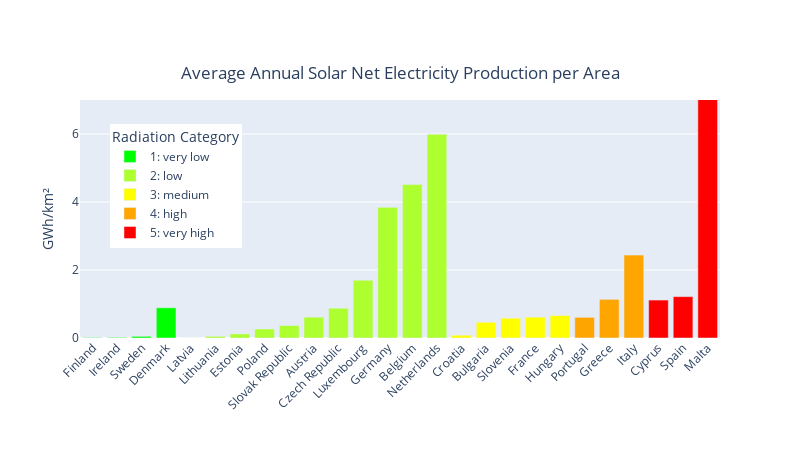

Write notebook code for a chart like this one.
### Markdown cell above
In order to investigate the above findings further, the following figure shows the same data without category aggregation, but separately for each country. It ca be seen, that the "low"-radiation countries' solar electricity production rates are dominated by three countries: Netherlands, Belgium and Germany. Each one of these show a higher rate than the "very high"-radiation countries Spain and Cyprus. In the "very low"-radiation category, Denmark shows a solar rate comparable to the ones of "medium"-radiation. The country with the highest solar rate per area by far is the "very high"-radiation country Malta.

### Code cell
fig = px.bar(df_countries.sort_values(['solar_class', 'solar_power_intensity_[GWh_per_km2]']), x='country_name', y='solar_power_intensity_[GWh_per_km2]',
             color='solar_class',
             color_discrete_map=color_dict,
             labels={'solar_class': 'Radiation Category', 'country_code': "Country Code", 'solar_power_intensity_[GWh_per_km2]': 'Solar Electricity Production per km²'},
             title='Average Annual Solar Net Electricity Production per Area')

fig.update_yaxes(range=[0, 7], title="GWh/km²")
fig.update_xaxes(title_text="")
fig.update_layout(height=450, width=800, showlegend=True,
                  title={'y': 0.85, 'x': 0.5, 'xanchor': 'center', 'yanchor': 'top'},
                  legend={'y': 0.9, 'x': 0.15, 'xanchor': 'center', 'yanchor': 'top'})
fig.update_xaxes(tickangle=-45)

fig.show()

### Figure 1 — Plotly figure (JSON) as saved in the notebook; plotly's stock layout.template omitted (floating-point values rounded to 4 significant figures)
{"data": [{"alignmentgroup": "True", "hovertemplate": "Radiation Category=1: very low<br>country_name=%{x}<br>Solar Electricity Production per km²=%{y}<extra></extra>", "legendgroup": "1: very low", "marker": {"color": "#00FF00", "pattern": {"shape": ""}}, "name": "1: very low", "offsetgroup": "1: very low", "orientation": "v", "showlegend": true, "textposition": "auto", "type": "bar", "x": ["Finland", "Ireland", "Sweden", "Denmark"], "xaxis": "x", "y": [0.01477, 0.01835, 0.04916, 0.8892], "yaxis": "y"}, {"alignmentgroup": "True", "hovertemplate": "Radiation Category=2: low<br>country_name=%{x}<br>Solar Electricity Production per km²=%{y}<extra></extra>", "legendgroup": "2: low", "marker": {"color": "#ADFF2F", "pattern": {"shape": ""}}, "name": "2: low", "offsetgroup": "2: low", "orientation": "v", "showlegend": true, "textposition": "auto", "type": "bar", "x": ["Latvia", "Lithuania", "Estonia", "Poland", "Slovak Republic", "Austria", "Czech Republic", "Luxembourg", "Germany", "Belgium", "Netherlands"], "xaxis": "x", "y": [0.00113, 0.04883, 0.1203, 0.2639, 0.3667, 0.6126, 0.8754, 1.697, 3.842, 4.512, 5.992], "yaxis": "y"}, {"alignmentgroup": "True", "hovertemplate": "Radiation Category=3: medium<br>country_name=%{x}<br>Solar Electricity Production per km²=%{y}<extra></extra>", "legendgroup": "3: medium", "marker": {"color": "#FFFF00", "pattern": {"shape": ""}}, "name": "3: medium", "offsetgroup": "3: medium", "orientation": "v", "showlegend": true, "textposition": "auto", "type": "bar", "x": ["Croatia", "Bulgaria", "Slovenia", "France", "Hungary"], "xaxis": "x", "y": [0.08181, 0.4627, 0.5839, 0.6118, 0.6599], "yaxis": "y"}, {"alignmentgroup": "True", "hovertemplate": "Radiation Category=4: high<br>country_name=%{x}<br>Solar Electricity Production per km²=%{y}<extra></extra>", "legendgroup": "4: high", "marker": {"color": "#FFA500", "pattern": {"shape": ""}}, "name": "4: high", "offsetgroup": "4: high", "orientation": "v", "showlegend": true, "textposition": "auto", "type": "bar", "x": ["Portugal", "Greece", "Italy"], "xaxis": "x", "y": [0.6076, 1.136, 2.438], "yaxis": "y"}, {"alignmentgroup": "True", "hovertemplate": "Radiation Category=5: very high<br>country_name=%{x}<br>Solar Electricity Production per km²=%{y}<extra></extra>", "legendgroup": "5: very high", "marker": {"color": "#FF0000", "pattern": {"shape": ""}}, "name": "5: very high", "offsetgroup": "5: very high", "orientation": "v", "showlegend": true, "textposition": "auto", "type": "bar", "x": ["Cyprus", "Spain", "Malta"], "xaxis": "x", "y": [1.116, 1.216, 18.98], "yaxis": "y"}], "layout": {"barmode": "relative", "height": 450, "legend": {"title": {"text": "Radiation Category"}, "tracegroupgap": 0, "x": 0.15, "xanchor": "center", "y": 0.9, "yanchor": "top"}, "showlegend": true, "title": {"text": "Average Annual Solar Net Electricity Production per Area", "x": 0.5, "xanchor": "center", "y": 0.85, "yanchor": "top"}, "width": 800, "xaxis": {"anchor": "y", "domain": [0, 1], "tickangle": -45, "title": {"text": ""}}, "yaxis": {"anchor": "x", "domain": [0, 1], "range": [0, 7], "title": {"text": "GWh/km²"}}}}
